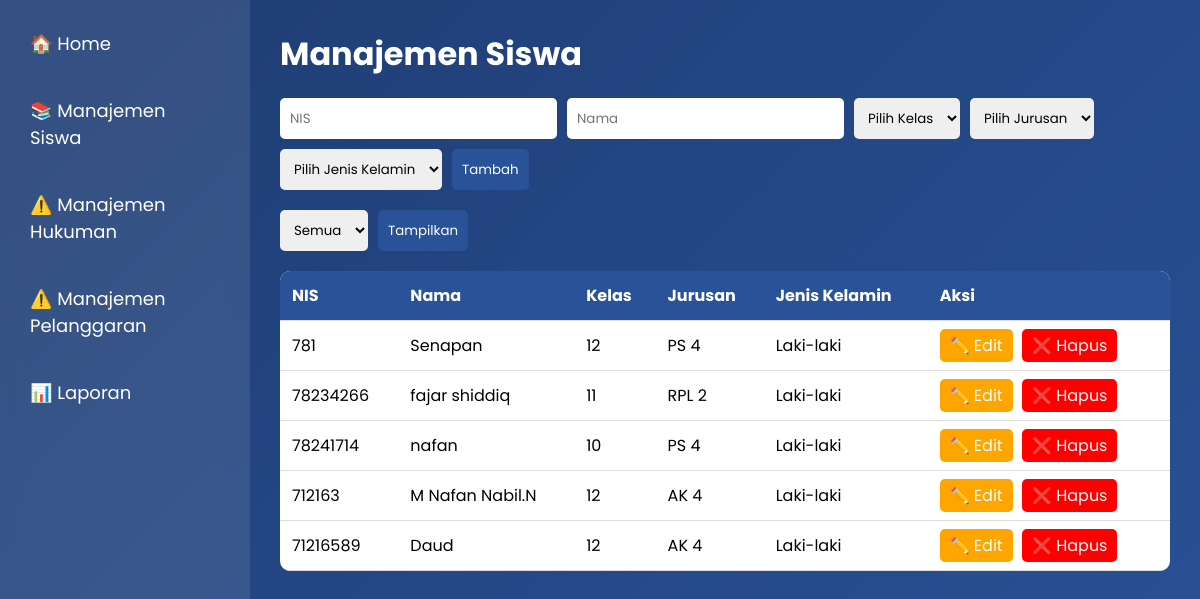
The app's page /pelanggaran_siswa/siswa.php (signed in) with its own data.
### tables this page shows
CREATE TABLE `siswa` (
  `id` int(11) NOT NULL,
  `nis` int(20) NOT NULL,
  `nama` varchar(100) NOT NULL,
  `kelas` enum('10','11','12') NOT NULL,
  `jurusan` enum('RPL 1','RPL 2','AP 1','AP 2','AP 3','AP 4','AK 1','AK 2','AK 3','AK 4','PS 1','PS 2','PS 3','PS 4') NOT NULL,
  `jenis_kelamin` enum('Laki-laki','Perempuan') NOT NULL
);

### pelanggaran_siswa/siswa.php (the view, shortened to what this page needs)
<?php
include 'koneksi.php';
$siswa_query = "SELECT * FROM siswa";
$siswa = mysqli_query($koneksi, $siswa_query);
?>
<!DOCTYPE html>
<html lang="id">
<head>
</head>
<body>
    <div class="sidebar">
        <a href="admin_dashboard.php">🏠 Home</a>
        <a href="siswa.php">📚 Manajemen Siswa</a>
        <a href="hukuman.php">⚠️ Manajemen Hukuman</a>
        <a href="pelanggaran.php">⚠️ Manajemen Pelanggaran</a>
        <a href="laporan.php">📊 Laporan</a>
    </div>
    <div class="content">
        <h1>Manajemen Siswa</h1>
        <form method="POST" class="form-container">
            <input type="text" name="nis" placeholder="NIS" required>
            <input type="text" name="nama" placeholder="Nama" required>
            <select name="kelas" required>
                <option value="">Pilih Kelas</option>
            </select>
            <select name="jurusan" required>
                <option value="">Pilih Jurusan</option>
            </select>
            <select name="jenis_kelamin" required>
                <option value="">Pilih Jenis Kelamin</option>
            </select>
            <button type="submit" name="tambah">Tambah</button>
        </form>
        <form method="POST" class="form-container">
            <select name="jenis_kelamin_filter">
                <option value="">Semua</option>
            </select>
            <button type="submit" name="filter">Tampilkan</button>
        </form>
        <table>
            <tr>
                <th>NIS</th>
                <th>Nama</th>
                <th>Kelas</th>
                <th>Jurusan</th>
                <th>Jenis Kelamin</th>
                <th>Aksi</th>
            </tr>
            <?php while ($row = mysqli_fetch_assoc($siswa)) : ?>
            <tr>
                <td><?= htmlspecialchars($row['nis']); ?></td>
                <td><?= htmlspecialchars($row['nama']); ?></td>
                <td><?= htmlspecialchars($row['kelas']); ?></td>
                <td><?= htmlspecialchars($row['jurusan']); ?></td>
                <td><?= htmlspecialchars($row['jenis_kelamin']); ?></td>
                <td class="aksi">
                    <a href="edit_siswa.php?id=<?= $row['id']; ?>" class="edit">✏️ Edit</a>
                    <a href="hapus_siswa.php?id=<?= $row['id']; ?>" class="hapus"
                        onclick="return confirm('Yakin ingin menghapus siswa ini?');">❌ Hapus</a>
                </td>
            </tr>
            <?php endwhile; ?>
        </table>
    </div>
</body>
</html>

### pelanggaran_siswa/siswa.php (style rules this page uses)
* { margin: 0; padding: 0; box-sizing: border-box; font-family: 'Poppins', sans-serif; }
body { display: flex; height: 100vh; background: linear-gradient(135deg, #1e3c72, #2a5298); color: white; }
.sidebar { width: 250px; background: rgba(255, 255, 255, 0.1); backdrop-filter: blur(10px); padding: 20px; display: flex; flex-direction: column; gap: 20px; }
.sidebar a { text-decoration: none; color: white; font-size: 18px; padding: 10px; border-radius: 8px; transition: 0.3s; }
.content { flex: 1; padding: 30px; }
h1 { margin-bottom: 20px; }
table { width: 100%; border-collapse: collapse; margin-top: 20px; background: white; color: black; border-radius: 10px; overflow: hidden; }
th, td { padding: 12px; text-align: left; border-bottom: 1px solid #ddd; }
th { background: #2a5298; color: white; }
.form-container { display: flex; gap: 10px; margin-top: 20px; flex-wrap: wrap; }
input, select, button { padding: 10px; border-radius: 5px; border: none; }
button { background: #2a5298; color: white; cursor: pointer; transition: 0.3s; }
.aksi a { text-decoration: none; color: white; padding: 5px 10px; border-radius: 5px; margin-right: 5px; }
.aksi a.edit { background: orange; }
.aksi a.hapus { background: red; }

### records on screen
siswa: nis "781", nama "Senapan", kelas "12", jurusan "PS 4", jenis_kelamin "Laki-laki"
siswa: nis "78234266", nama "fajar shiddiq", kelas "11", jurusan "RPL 2", jenis_kelamin "Laki-laki"
siswa: nis "78241714", nama "nafan", kelas "10", jurusan "PS 4", jenis_kelamin "Laki-laki"
siswa: nis "712163", nama "M Nafan Nabil.N", kelas "12", jurusan "AK 4", jenis_kelamin "Laki-laki"
siswa: nis "71216589", nama "Daud", kelas "12", jurusan "AK 4", jenis_kelamin "Laki-laki"
